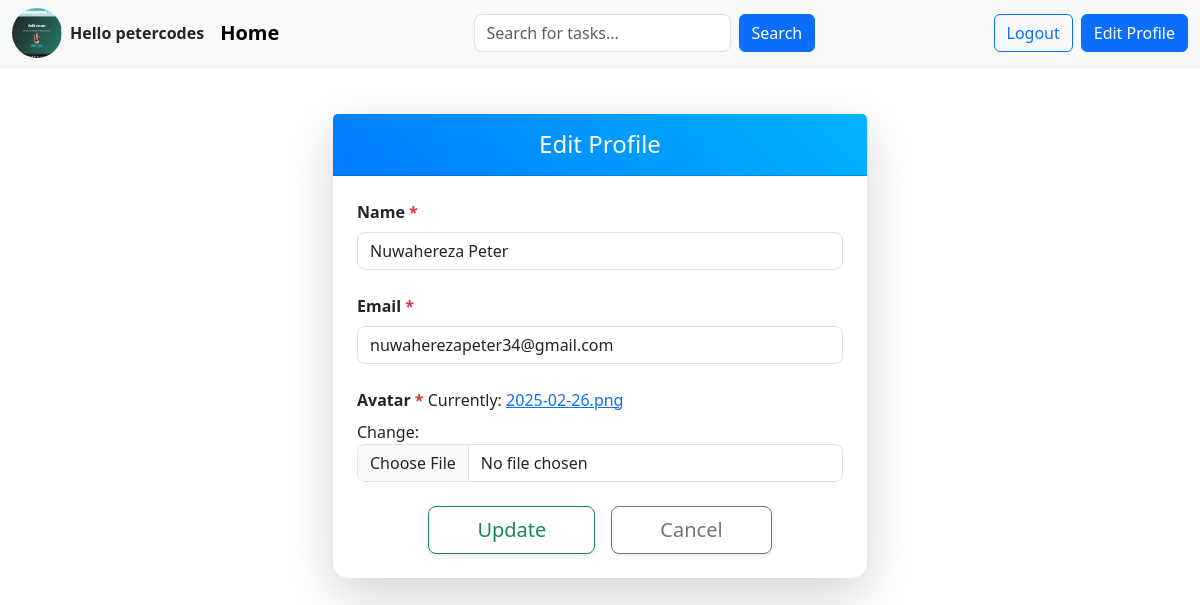
The page /edit-profile/ (signed in) on the database as committed earlier.
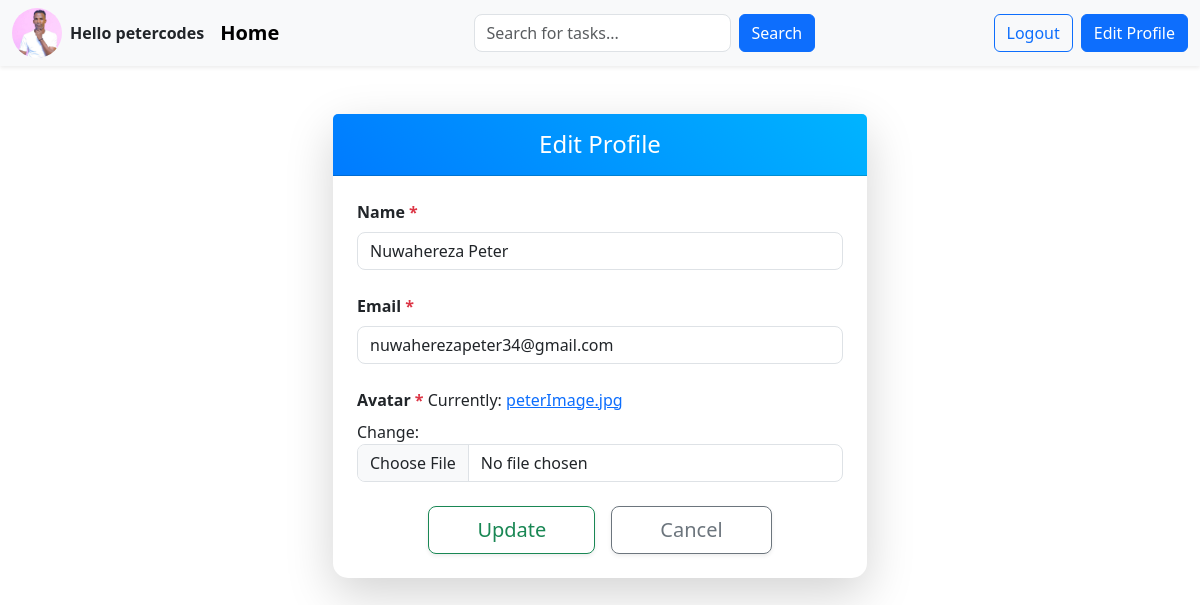
The same page on the database as committed later.
### base/models.py (models this page shows)
class User(AbstractUser):
    name = models.CharField(max_length=200,null=True)
    email = models.EmailField(unique=True,null=True)
    avatar= models.ImageField(null=True,default='default.png')
    USERNAME_FIELD = 'email'
    REQUIRED_FIELDS = ['username']

### base/views.py (the view)
# urls.py: path('edit-profile/', views.edit_profile_view, name='edit-profile'),
@login_required
def edit_profile_view(request):
    profile = request.user
    if request.method == 'POST':
        form = UserForm(request.POST, request.FILES, instance=profile)
        if form.is_valid():
            form.save()
            messages.success(request, 'Profile updated successfully!')
            return redirect('home')
    else:
        form = UserForm(instance=profile)
    return render(request, 'base/edit_profile.html', {'form': form})

### base/forms.py
class UserForm(ModelForm):
    class Meta:
        model  = User
        fields = ['name','email','avatar']

### base/templatetags/form_filters.py (called while the page is built)
@register.filter
def add_class(field, css_class):
    return field.as_widget(attrs={"class": css_class})

### base/templates/base/edit_profile.html (shortened to what this page needs)
{% extends 'main.html' %}
{% load form_filters %}
{% block content %}
<div class="container my-5">
    <div class="row justify-content-center">
        <div class="col-lg-6 col-md-8 col-sm-10">
            <div class="card shadow-lg border-0">
                <div class="card-header bg-gradient-primary text-white py-3">
                    <h2 class="h4 mb-0 text-center fw-light">
                        Edit Profile
                    </h2>
                </div>
                <div class="card-body p-4">
                    <form action="" method="post" enctype="multipart/form-data" novalidate>
                        {% for field in form %}
                        <div class="mb-4">
                            <label for="{{ field.id_for_label }}" class="form-label fw-semibold text-dark">
                                {{ field.label }}
                                {% if field.field.required %}<span class="text-danger">*</span>{% endif %}
                            </label>
                            {{ field|add_class:"form-control" }}
                        </div>
                        {% endfor %}
                        <div class="d-flex justify-content-center gap-3">
                            <button type="submit" class="btn btn-outline-success btn-lg px-5 py-2 shadow-sm">
                                Update
                            </button>
                            <a href="{% url 'home' %}" class="btn btn-outline-secondary btn-lg px-5 py-2 shadow-sm">
                                Cancel
                            </a>
                        </div>
                    </form>
                </div>
            </div>
        </div>
    </div>
</div>
{% endblock %}

### templates/main.html (shortened to what this page needs)
<!DOCTYPE html>
{% load static %}
<html lang="en">
<head>
    <link href="https://cdn.jsdelivr.net/npm/bootstrap@5.3.3/dist/css/bootstrap.min.css" rel="stylesheet">
    <link rel="stylesheet" href="{% static 'css/style.css' %}">
</head>
<body>
{% if request.user.is_authenticated %}
<nav class="navbar navbar-expand-lg navbar-light bg-light shadow-sm">
    <div class="container-fluid">
        <div class="d-flex align-items-center me-3">
            {% if request.user.is_authenticated %}
                <img class="rounded-circle me-2" src="{{request.user.avatar.url}}" alt="profile-pic" width="50" height="50">
                <span class="fw-bold">Hello {{user.username}}</span>
            {% else %}
                <span class="navbar-brand fw-bold">Task Tracker</span>
            {% endif %}
        </div>
        <a class="navbar-brand fw-bold" href="/">Home</a>
        <div class="mx-auto" style="max-width: 500px;">
            <form class="d-flex" method="get" role="search" action="{% url 'home'%}">
                <input class="form-control me-2" name="q" type="search" placeholder="Search for tasks..." aria-label="Search" value="{{ request.GET.q }}">
                <button class="btn btn-primary" type="submit">Search</button>
            </form>
        </div>
        <div class="d-flex gap-2">
            {% if request.user.is_authenticated %}
                <a href="{% url 'logout' %}" class="btn btn-outline-primary">Logout</a>
                <a href="{% url 'edit-profile' %}" class="btn btn-primary">Edit Profile</a>
            {% else %}
                <a href="{% url 'login' %}" class="btn btn-outline-primary">Login</a>
                <a href="{% url 'register' %}" class="btn btn-primary">Sign Up</a>
            {% endif %}
        </div>
    </div>
</nav>
{% endif %}
    <main class="container mt-4">
        {% block content %}
        {% endblock %}
    </main>
</body>
</html>

Rows that differ between the two databases and show on the page:
changed User "petercodes": user.avatar: a different picture
Other text that changed with them:
text no longer shown: "Currently: 2025-02-26.png Change:"
text now shown: "Currently: peterImage.jpg Change:"
